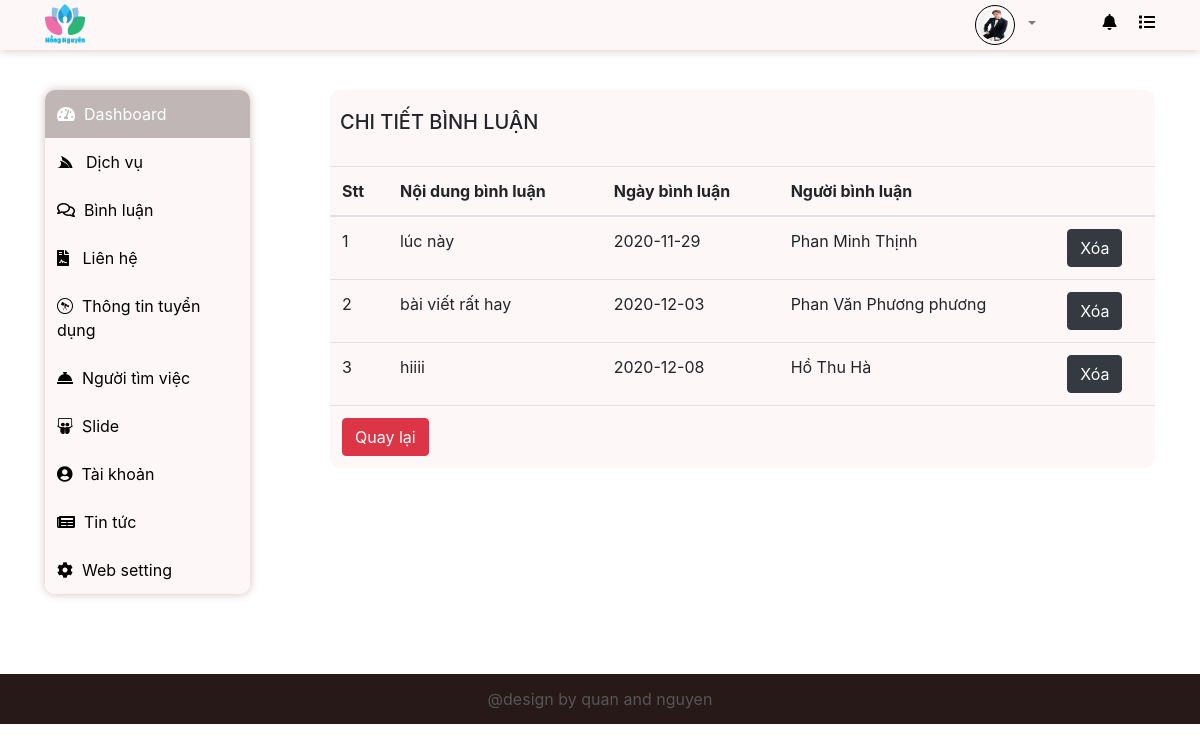
/admin/binh_luan/chi_tiet.php?id=7 (signed in), run on the app's committed database.
### tables this page shows
CREATE TABLE `users` (
  `id` int(11) NOT NULL,
  `ho_ten` varchar(50) NOT NULL,
  `ten_dang_nhap` varchar(50) NOT NULL,
  `mat_khau` varchar(50) NOT NULL,
  `email` varchar(225) NOT NULL,
  `ngay_sinh` date NOT NULL,
  `gioi_tinh` bit(1) NOT NULL,
  `hinh_anh` varchar(255) NOT NULL,
  `vai_tro` bit(1) NOT NULL,
  `trang_thai` bit(1) NOT NULL
);

CREATE TABLE `binh_luan` (
  `id` int(11) NOT NULL,
  `noi_dung` varchar(255) NOT NULL,
  `ngay_bl` date NOT NULL,
  `id_user` int(11) NOT NULL,
  `id_tin_tuc` int(11) NOT NULL
);

### dao/pdo.php (called while the page is built, shortened)
<?php
function connect()
{
    $host = "127.0.0.1";
    $dbname = "duan1";
    $db_username = "root";
    $db_password = "";
    return new PDO("mysql:host=$host;dbname=$dbname", $db_username, $db_password);
}
function selectAll($sql)
{
    $conne = connect();
    $stml = $conne->prepare($sql);
    $stml->execute();
    return $select = $stml->fetchAll();
}

### admin/binh_luan/chi_tiet.php (the view, shortened to what this page needs)
<?php
require_once('../../dao/pdo.php');
$details = null;
if (isset($_GET['id'])) {
    $details = $_GET['id'];
}
$stt = 0;
?>
<!DOCTYPE html>
<html lang="en">
<head>
    <?php include('../../link/style.php') ?>
    <link rel="stylesheet" href="../../content/css.css">
</head>
<body>
    <?php include('../layout/header.php'); ?>
    <div class="container-fluid" style="margin-bottom:80px;">
        <div class="container">
            <div class="row">
                <div class="col-md-3">
                    <?php include('../layout/menu.php'); ?>
                </div>
                <div class="col-md-9" style="margin-top: 40px;">
                    <div class="content_admin" style="width: 100%;background-color: #fdf7f7;border-radius: 10px;">
                        <div class="tieu_de" style="padding: 20px 0 0 10px;">
                            <h5>CHI TIẾT BÌNH LUẬN</h5>
                        </div>
                        <br>
                        <form method='post' action=''>
                            <table class="table table-hover">
                                <thead>
                                    <tr>
                                        <th>Stt</th>
                                        <th>Nội dung bình luận</th>
                                        <th>Ngày bình luận</th>
                                        <th>Người bình luận</th>
                                        <th></th>
                                    </tr>
                                </thead>
                                <tbody>
                                    <?php
                                    foreach (selectAll("SELECT * FROM binh_luan WHERE id_tin_tuc = '$details'") as $row) {
                                        $e = $row['id_user'];
                                        foreach (selectAll("SELECT * FROM users WHERE id = '$e'") as $item) {
                                    ?>
                                            <tr>
                                                <td><?= $stt += 1 ?></td>
                                                <td><?= $row['noi_dung'] ?></td>
                                                <td><?= $row['ngay_bl'] ?></td>
                                                <td><?= $item['ho_ten'] ?></td>
                                                <td>
                                                    <a href="chi_tiet.php?iddelete=<?= $row['id'] ?>&id=<?= $details ?>" class="btn btn-dark" onclick="return confirm('Bạn muốn xóa bình luận này?')">Xóa</a>
                                                </td>
                                            </tr>
                                    <?php
                                        }
                                    }
                                    ?>
                                </tbody>
                                <tfoot>
                                    <tr>
                                        <td colspan="8">
                                            <a href="index.php" class="btn btn-danger">Quay lại</a>
                                            <br>
                                        </td>
                                    </tr>
                                </tfoot>
                            </table>
                        </form>
                    </div>
                </div>
            </div>
        </div>
    </div>
    <?php include('../layout/footer.php'); ?>
</body>
</html>

### data on the page
binh_luan: noi_dung "lúc này", ngay_bl "2020-11-29"
users: stt "1", ho_ten "Phan Minh Thịnh"
binh_luan: noi_dung "bài viết rất hay", ngay_bl "2020-12-03"
users: stt "2", ho_ten "Phan Văn Phương phương"
binh_luan: noi_dung "hiiii", ngay_bl "2020-12-08"
users: stt "3", ho_ten "Hồ Thu Hà"
